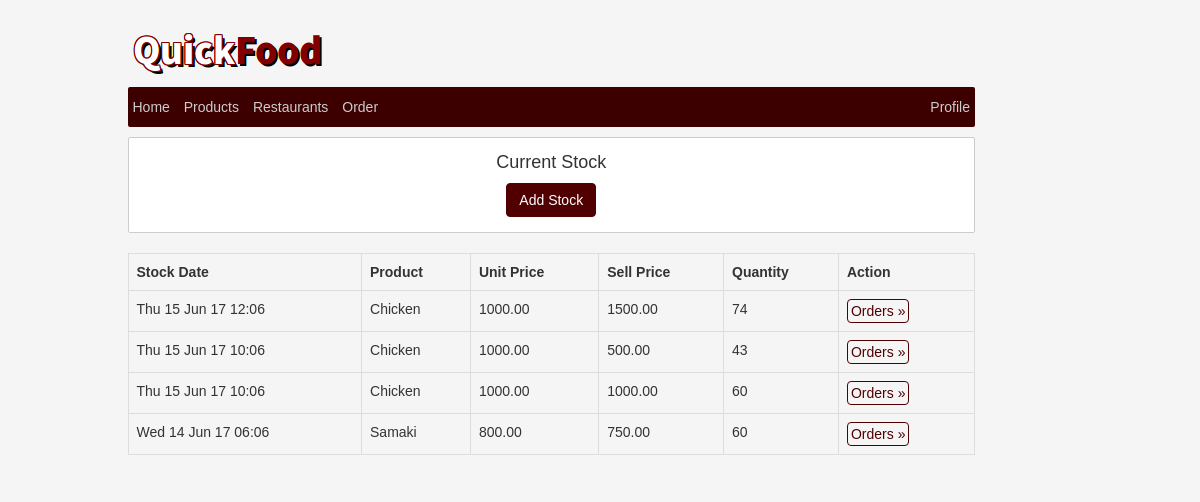
Page /stock.php (signed in) on the committed database.
### tables this page shows
CREATE TABLE `stocks` (
  `id` int(10) UNSIGNED NOT NULL,
  `rest_id` int(11) NOT NULL,
  `product_id` int(11) NOT NULL,
  `quantity` int(11) NOT NULL DEFAULT '0',
  `sell_price` decimal(12,2) NOT NULL DEFAULT '0.00',
  `expiry` date NOT NULL,
  `created_at` timestamp NOT NULL DEFAULT CURRENT_TIMESTAMP ON UPDATE CURRENT_TIMESTAMP
);

CREATE TABLE `products` (
  `id` int(10) UNSIGNED NOT NULL,
  `name` varchar(255) DEFAULT NULL,
  `unit_price` decimal(12,2) NOT NULL DEFAULT '0.00'
);

### stock.php (the view, shortened to what this page needs)
<!DOCTYPE html>
<html>
<head>
    <link rel="stylesheet" type="text/css" href="css/bootstrap.css">
    <link rel="stylesheet" type="text/css" href="css/styles.css">
</head>
<body>
<?php include "db.php" ?>
<div class="container">
    <div class="row">
        <div class="col-md-offset-1 col-md-9">
            <?php include "header.php" ?>
            <div class="alert center">
                <h4>Current Stock</h4>
                <a href="#stock" class="btn btn-shine-fill" data-toggle="modal">Add Stock</a>
            </div>
            <?php $stocks = mysqli_query($db, "SELECT * FROM stocks") ?>
            <table class="table table-bordered">
                <tr class="active">
                    <th>Stock Date</th>
                    <th>Product</th>
                    <th>Unit Price</th>
                    <th>Sell Price</th>
                    <th>Quantity</th>
                    <th>Action</th>
                </tr>
                <?php while ($stock = mysqli_fetch_object($stocks)) : ?>
                    <?php $product = mysqli_query($db, "SELECT * FROM products WHERE id= '$stock->product_id'")->fetch_object() ?>
                    <tr>
                        <td><?php echo date_create($stock->created_at)->format('D d M y h:m') ?></td>
                        <td><?php echo $product->name ?></td>
                        <td><?php echo $product->unit_price ?></td>
                        <td><?php echo $stock->sell_price ?></td>
                        <td><?php echo $stock->quantity ?></td>
                        <td>
                            <a href="orders.php?stock=<?php echo $stock->id ?>" class="btn btn-shine btn-table">Orders
                                &raquo;</a> &nbsp;
                        </td>
                    </tr>
                <?php endwhile ?>
            </table>
        </div>
    </div>
</body>
</html>

### css/styles.css (style rules this page uses)
html { height: 100%; }
body { background-color: #f5f5f5; font-family: Ubuntu, sans-serif; margin-top: 30px; }
a { color: #3c0000; }
.alert { border-radius: 2px; background-color: #fff; border: 1px solid #ccc; }
.btn-table { padding: 1px 3px; }
.btn-shine { color: #500000; background-color: transparent; border-color: #500000; }
.btn-shine-fill { color: #fff; background-color: #500000; border-color: #500000; }
.center { text-align: center; }

### rows in the picture
stocks: created_at "Thu 15 Jun 17 12:06", product.name "Chicken", product.unit_price "1000.00", sell_price "1500.00", quantity "74"
stocks: created_at "Thu 15 Jun 17 10:06", product.name "Chicken", product.unit_price "1000.00", sell_price "500.00", quantity "43"
stocks: created_at "Thu 15 Jun 17 10:06", product.name "Chicken", product.unit_price "1000.00", sell_price "1000.00", quantity "60"
stocks: created_at "Wed 14 Jun 17 06:06", product.name "Samaki", product.unit_price "800.00", sell_price "750.00", quantity "60"
